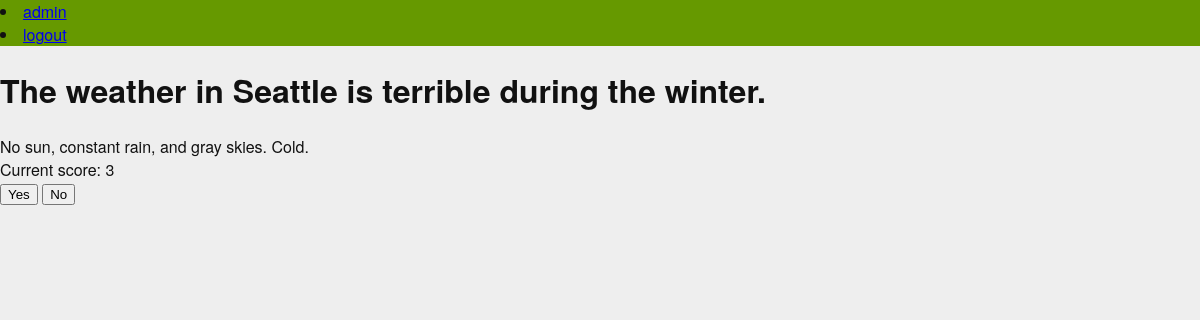
/polling/polls/1 (signed in), run on the app's committed database.
### polling/models.py (models this page shows, shortened)
class Poll(models.Model):
    title = models.CharField(max_length=128)
    text = models.TextField(blank=True)
    score = models.IntegerField(default=0)

### polling/views.py (the view, shortened to what this page needs)
# urls.py: path('polls/<int:pk>', PollDetailView.as_view(), name='poll_detail')
class PollDetailView(DetailView):
    model = Poll
    template_name = 'polling/detail.html'
    def get(self, request, *args, **kwargs):
        poll = self.get_object()
        context = {'polli': poll, 'object': poll}
        return render(request, "polling/detail.html", context)

### polling/templates/polling/detail.html (shortened to what this page needs)
{% extends "base.html" %}
{% block content %}
<h1>{{ object.title }}</h1>
<div class="poll-body">
    {{ object.text }}
</div>
<div class="poll-score">
    Current score: {{ object.score }}
</div>
<div class="poll-vote">
    <form method="POST">
        <input type="submit" name="vote" value="Yes">
        <input type="submit" name="vote" value="No">
    </form>
</div>
{% endblock %}

### blogging/static/django_blog.css (style rules this page uses)
body { background-color: #eee; color: #111; font-family: "HelveticaNeue-Light", "Helvetica Neue Light", "Helvetica Neue", Helvetica, Arial, "Lucida Grande", sans-serif; margin:0; padding:0; }

### data on the page
Poll: title "The weather in Seattle is terrible during the winter.", text "No sun, constant rain, and gray skies. Cold.", score "3"
